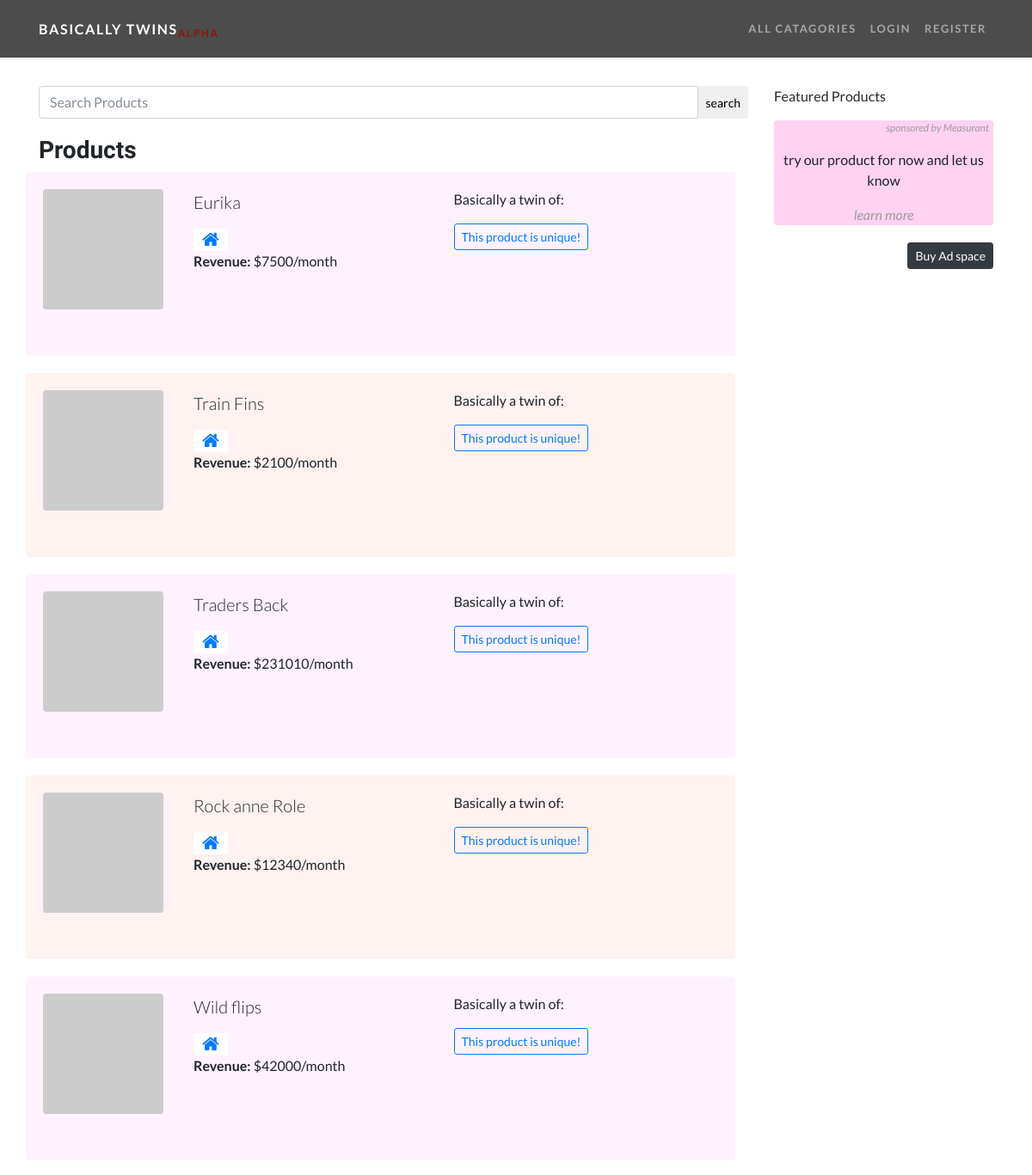
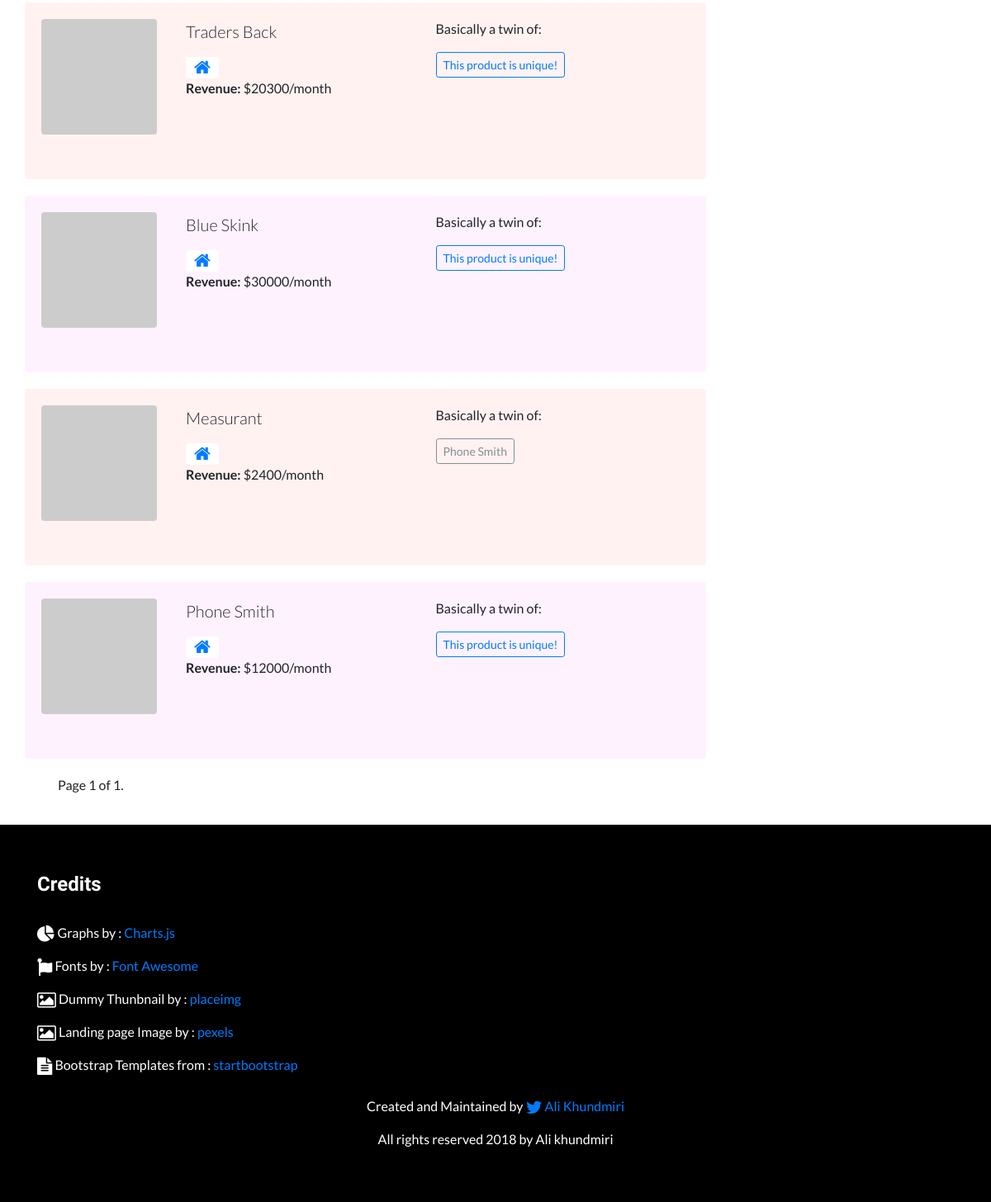
Screenshot of /products/ with the database file from the repository (2 pictures, top to bottom).
### core/models.py (models this page shows, shortened)
class product(models.Model):
	user				=			models.ForeignKey(settings.AUTH_USER_MODEL, default=1, on_delete=models.CASCADE)
	product_name		=			models.CharField(max_length=50, blank=False, null=False, default=suggest_product())
	product_pitch		=			models.TextField(max_length=280, blank=True, null=True, default="Our revolutionary product will change the world", help_text="Product Pitch in less than 280 character")
	slug				=			models.SlugField(unique=True)
	monthly_revenue		=			models.IntegerField(blank=False, null=False, default=0, help_text="Product's Current Monthly Revenue in USD. Enter '0' if product is in development phase.")
	website				=			models.URLField(max_length=1000, blank=False, null=False, help_text="Your Landing page URL")
	twin				=			models.ManyToManyField('product', blank=True, help_text="Websites which are very similar to your website.")
	tag 				=			models.ManyToManyField('tags', blank=True, help_text="Features your website offers.")
	catagory 			=			models.ForeignKey(product_catagory, related_name='catagory', default=1, on_delete=models.CASCADE)
	timestamp			=			models.DateTimeField(auto_now=False, auto_now_add=True)
	updated				=			models.DateTimeField(auto_now=True, auto_now_add=False)
	def get_absolute_url(self):
		return reverse("user:product_detail", kwargs={"slug" : self.slug})
	class Meta:
		ordering	 		=		["-timestamp", "-updated"]
		verbose_name 		= 		"Product"
		verbose_name_plural = 		"Products"

class adverts(models.Model):
	app_name = "adverts"
	AD_STATUS = (
		("Unpaid", 'unpaid'),
		("Paid", 'paid'),
		('Displaying', 'displaying'),
		('Completed', 'completed'),
		)
	AD_LIFE = (
		(1, "1 Day"),
		(7, "7 Days"),
		(28, "28 Days"),
		)
	user				=			models.ForeignKey(settings.AUTH_USER_MODEL, default=1, on_delete=models.CASCADE)
	customer			=			models.ForeignKey('product',related_name='product_advert', on_delete=models.CASCADE)
	ad_words			=			models.CharField(max_length=128, default=0, blank=True, null=True, help_text="Your advertisment text in 128 characters")
	advert_text			=			models.CharField(max_length=20, default='learn more', blank=False, null=False,help_text="Button text to redirect to your link")
	image = models.ImageField(
		help_text="Image size MUST be 350×250",
		upload_to=upload_location,
		null = True,
		blank = True,
		height_field = "height_field",
		width_field = "width_field",
	)
	height_field = models.IntegerField(default=0)
	width_field = models.IntegerField(default=0)
	advert_status		=			models.CharField(max_length=10, choices=AD_STATUS, default=AD_STATUS[0][0])
	advert_view 		=			models.IntegerField(default=0)
	current_clicks		=			models.IntegerField(default=0)
	max_clicks			=			models.IntegerField(default=10, blank=True, null=True)
	advert_lifespan		=			models.IntegerField(choices=AD_LIFE, default=AD_LIFE[0][0], help_text="Number of days you want the advert to be live")
	advert_end			=			models.DateTimeField(editable=True)
	timestamp			=			models.DateTimeField(auto_now=False, auto_now_add=True)
	updated				=			models.DateTimeField(auto_now=True, auto_now_add=False)
	class Meta:
		verbose_name 		= 		"Advert"
		verbose_name_plural = 		"Advertisments"

### core/views.py (the view, shortened to what this page needs)
# urls.py: path('/', views.index),
def index(request):
	ads = advert_utils.fetch_adverts()
	products_ = product.objects.all()
	tags_ = tags.objects.all()
	links_ = links.objects.all()
	query = request.GET.get("q")
	paginator = Paginator(products_, 10) # show 10 Blogs per page
	page_request_var = "page"
	page = request.GET.get(page_request_var)
	try:
		_products = paginator.page(page)
	except PageNotAnInteger:
		_products = paginator.page(1)
	except EmptyPage:
		_products = paginator.page(paginator.num_pages)
	context = {
		"products_" : _products,
		"tags_" : tags_,
		"links_" : links_,
		"ads" : ads,
        "page_request_var" : page_request_var,
		"show_ads" : True,
	}
	return render(request, 'core/all_products.html', context)

### core/advert_utils.py (called while the page is built)
def fetch_adverts():
	LOAD_ADS = 3
	num_list = []
	fetch_ = adverts.objects.filter(advert_status="Paid")
	limit_ = fetch_.count()
	if limit_ == 0:
		return None
	elif limit_ <= LOAD_ADS:
		rand_ad = fetch_[:limit_]
	else:
		num_list = random.sample(range(0, limit_), LOAD_ADS)
		rand_ad = [fetch_[num] for num in num_list]
	mark_viewed(rand_ad)
	return rand_ad

def mark_viewed(rand_ad):
	for ad in rand_ad:
		ad.advert_view += 1
		ad.save()
	pass

### core/templates/core/all_products.html (shortened to what this page needs)
{% extends 'index.html' %}
{% load static %}
{% block content_1 %}
<div class="row">
	<div class="col-lg-12">
		<form method="get" action="">
			<div class="input-group">
				<input type="text" name="q" class="form-control" placeholder="Search Products"
				value="{{ request.GET.q }}">
				<button class="btn btn-outline-default btn-sm" type="submit" value="Search">search</button>
			</div>
		</form>
	</div>
</div>
<div class="row" style="margin-top: 20px">
	<div class="col">
		<h3>Products</h3>
		{% if products_ %}
		{% for product in products_ %}
		<div class="row product-line rounded">
			<div class="product-image">
				<img  class="rounded" src="https://placeimg.com/140/140/tech/grayscale">
			</div>
			<div class="col">
				<div class="product-details">
					<div class="row">
						<div class="col" style="float: left;">
							<a class="product-website-link" href="{{ product.get_absolute_url }}">
								<p class="lead">{{product.product_name}}</p>
							</a>
						</div>
					</div>
					<div class="row" style="margin-left: 0px">
						<div class="product-link-list rounded" style="float: right;">
							<a href="{{product.website}}" target="_blank"><i class="fa fa-lg fa-home" style="margin: 5px"></i></a>
						</div>
					</div>
					<div class="row">
						<div class="col-lg-12">
							<p><b>Revenue: </b>${{product.monthly_revenue}}/month</p>
						</div>
					</div>
				</div>
			</div>
			<div class="col">
				<div class="product-twin">
					<div class="row">
						<div style="float: right;">
							<div class="col-lg-12">
								<p>Basically a twin of:</p>
								{% for twin in product.twin.all %}
								<a href="{{twin.get_absolute_url}}" class="btn btn-outline-secondary btn-sm" role="button">{{ twin.product_name }}</a>
								{% empty %}
								<a href="" class="btn btn-outline-primary btn-sm" role="button">
								This product is unique!</a>
								{% endfor %}
							</div>
						</div>
					</div>
				</div>
			</div>
		</div>
		{% endfor %}
		{% endif %}
	</div>
</div>
<div class="row">
	{% if products_ %}
	<div class="pagination col-lg-12">
		<ul class="step-links pager">
			<span class="current">
				Page {{ products_.number }} of {{ products_.paginator.num_pages }}.
			</span>
		</ul>
	</div>
	{% endif %}
</div>
{% endblock %}

### templates/index.html (shortened to what this page needs)
{% load static %}
<!DOCTYPE html>
<html lang="en">
<head>
	<link href="{% static 'base/vendor/bootstrap/css/bootstrap.min.css' %}" rel="stylesheet">
	<link href="{% static 'base/css/one-page-wonder.min.css' %}" rel="stylesheet">
	<link rel="stylesheet" href="{% static 'fontawesome/css/font-awesome.min.css' %}">
	</head>
	<body>
		{% include 'navbar.html' %}
		{% if page == 'full-page' %}
		{% block content_2 %}
		{% endblock %}
		{% else %}
		<div class="container">
			<div class="row">
				<div class="col-lg-9 col-md-12 col-sm-12">
					{% block content_1 %}
					{% endblock %}
				</div>
				<div class="col-lg-3 col-md-12 col-sm-12">
					<div class="row">
						<div class="col">
							<p class="right-top-text">Featured Products</p>
							{% if ads %}
							{% for ad in ads %}
							<div class="rounded advert">
								{% if ad.image %}
								<p class="advert-sponsored for-image"><i>sponsored by {{ad.customer.product_name}}</i></p>
								<img class="image-advert" src="{{ad.image.url}}" height="100%", width="100%">
								{% elif ad.ad_words %}
								<p class="advert-sponsored"><i>sponsored by {{ad.customer.product_name}}</i></p>
								<p class="advert-text">{{ad.ad_words}}</p>
								{% endif %}
								<i><a class="right-bottom-text learn-more-text" target="_blank" href="{% url 'user:advert_redirect' ad.id %}">{{ad.advert_text}}</a></i>
							</div>
							{% endfor %}
							{% endif %}
							<a href="
							{% if request.user.is_authenticated %}
							{% url 'user:all_advert' request.user.username %}
							{% else %}
							{% url 'login' %}
							{% endif %}
							" class="btn btn-dark btn-sm" style="float: right">Buy Ad space</a>
						</div>
					</div>
				</div>
			</div>
		</div>
		{% endif %}
		{% include 'footer.html' %}
	</body>
	</html>

### templates/navbar.html (shortened to what this page needs)
	<nav class="navbar navbar-expand-lg navbar-dark navbar-custom fixed-top">
		<div class="container">
			<a class="navbar-brand" href="{% url 'user:lander' %}">Basically Twins<sub style="color: #92140C">ALPHA</sub></a>
			<div class="collapse navbar-collapse" id="navbarResponsive">
				<ul class="navbar-nav ml-auto">
					<li class="nav-item">
						<a class="nav-link" href="{% url 'user:catagory_list' %}">All Catagories</a>
					</li>
					{% if request.user.is_authenticated %}
					<li class="nav-item">
						<a class="nav-link" href="{% url 'user:create_product' request.user.username %}">create</a>
					</li>
					<li class="nav-item">
						<a class="nav-link" href="{% url 'user:user_profile' request.user.username %}">@{{request.user.username}}</a>
					</li>
					<li class="nav-item">
						<a class="nav-link" data-toggle="modal" data-target="#logout_modal" href="">Logout</a>
					</li>
					{% else %}
					<li class="nav-item">
						<a class="nav-link" href="{% url 'login' %}">Login</a>
					</li>
					<li class="nav-item">
						<a class="nav-link" href="{% url 'register' %}">Register</a>
					</li>
					{% endif %}
				</ul>
			</div>
		</div>
	</nav>

### templates/footer.html
	<footer class="py-5 bg-black">
		<div class="container-fluid">
			<div class="container">
				<div class="row">
					<div class="col-lg-4 rounded" style="margin-top: 10px">
						<h4>Credits</h4>
						<hr>
						<p><i class="fa fa-lg fa-pie-chart" aria-hidden="true"></i> Graphs by : <a href="http://www.chartjs.org/">Charts.js</a></p>
						<p><i class="fa fa-lg fa-font-awesome" aria-hidden="true"></i> Fonts by : <a href="http://fontawesome.io/">Font Awesome</a></p>
						<p><i class="fa fa-lg fa-picture-o" aria-hidden="true"></i> Dummy Thunbnail by : <a href="https://placeimg.com/">placeimg</a></p>
						<p><i class="fa fa-lg fa-picture-o" aria-hidden="true"></i> Landing page Image by : <a href="https://www.pexels.com/">pexels</a></p>
						<p><i class="fa fa-lg fa-file-text" aria-hidden="true"></i> Bootstrap Templates from : <a href="https://startbootstrap.com/template-categories/all/">startbootstrap</a></p>
					</div>
					<div class="col-lg-4 rounded" style="margin-top: 10px">
					</div>
					<div class="col-lg-4 rounded" style="margin-top: 10px">
					</div>
					<div class="col-lg-12 rounded" style="text-align: center; margin-top: 10px">
						<p>Created and Maintained by <a href="https://twitter.com/NewLifeShoes" target="_blank"><i class="fa fa-lg fa-twitter" aria-hidden="true"></i>
						Ali Khundmiri</a></p>
						<p>All rights reserved 2018 by Ali khundmiri</p>
					</div>
				</div>
			</div>
		</div>

### templates/index.html (style rules this page uses)
footer { color: white; }
body { padding-top: 100px; }
p.right-top-text { color: #28262C; }
a.right-bottom-text { color: #9C9C9C; text-decoration: none; }
.product-line:nth-child(odd) { background: #FFF2F1; }
.product-line:nth-child(even) { background: #FFF2FF; }
div.advert { width: 100%; margin-bottom: 20px; vertical-align: middle; text-align: center; }
div.advert:nth-child(3n+2) { background: #FFD2F1; }
p.advert-text { padding-top: 0px; }
.learn-more-text { padding-bottom: 20px; }
p.advert-sponsored { font-size: 12px; text-align:right; margin-right: 5px; color: #9C9C9C; }

### core/templates/core/all_products.html (style rules this page uses)
.product-line { min-height: 150px; width: 100%; margin-bottom: 20px; padding: 20px; }
.product-line:nth-child(odd) { background: #FFF2F1; }
.product-line:nth-child(even) { background: #FFF2FF; }
.product-image { height: 140px; width: 140px; }
.product-details { margin-left: 20px; }
a.product-website-link { color: #28262C; }
div.product-link-list { background: rgba(255, 255, 255, 1); outline: thick; padding-top: 0px; padding-bottom: 0px; padding-left: 5px; padding-right: 5px; }

### rows the page displays
product: product_name "Eurika", monthly_revenue "7500"
product: product_name "Train Fins", monthly_revenue "2100"
product: product_name "Traders Back", monthly_revenue "231010"
product: product_name "Rock anne Role", monthly_revenue "12340"
product: product_name "Wild flips", monthly_revenue "42000"
product: product_name "Traders Back", monthly_revenue "20300"
product: product_name "Blue Skink", monthly_revenue "30000"
product: product_name "Measurant", monthly_revenue "2400"
product: product_name "Phone Smith", monthly_revenue "12000"
adverts: customer.product_name "Measurant", ad_words "try our product for now and let us know", advert_text "learn more"

### other values shown
{{ products_.number }} "1"
{{ products_.paginator.num_pages }} "1"
